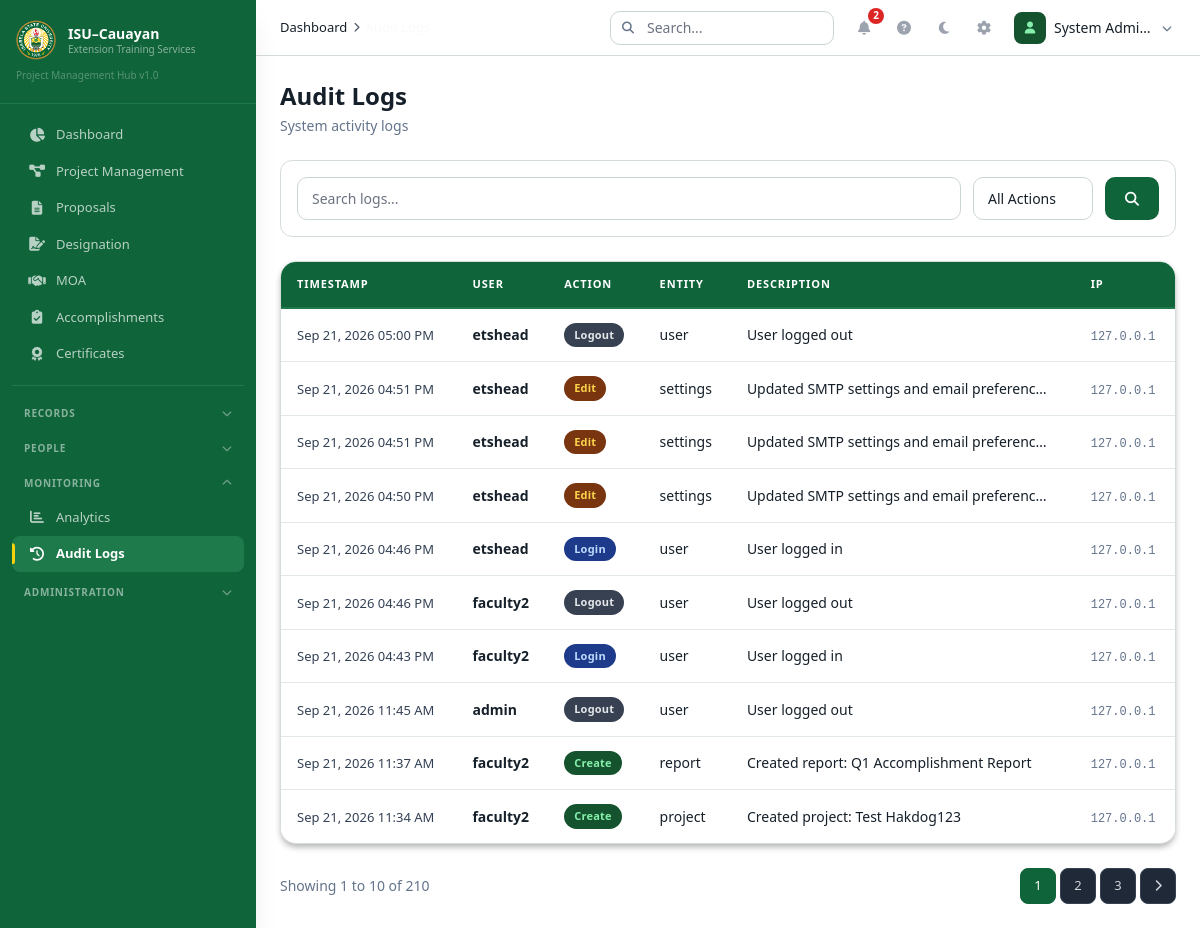
The app's page /index.php?module=audit-logs (signed in) with its own data.
### tables this page shows
CREATE TABLE `audit_logs` (
  `id` int(11) NOT NULL,
  `user_id` int(11) DEFAULT NULL,
  `action` varchar(50) NOT NULL,
  `entity_type` varchar(50) DEFAULT NULL,
  `entity_id` int(11) DEFAULT NULL,
  `description` text DEFAULT NULL,
  `old_values` longtext DEFAULT NULL CHECK (json_valid(`old_values`)),
  `new_values` longtext DEFAULT NULL CHECK (json_valid(`new_values`)),
  `ip_address` varchar(45) DEFAULT NULL,
  `user_agent` varchar(500) DEFAULT NULL,
  `is_override` tinyint(1) NOT NULL DEFAULT 0,
  `created_at` datetime NOT NULL DEFAULT current_timestamp()
);

CREATE TABLE `users` (
  `id` int(11) NOT NULL,
  `username` varchar(50) NOT NULL,
  `email` varchar(100) NOT NULL,
  `password` varchar(255) NOT NULL,
  `role` enum('admin','faculty','viewer') NOT NULL DEFAULT 'faculty',
  `is_active` tinyint(1) NOT NULL DEFAULT 1,
  `registration_status` enum('approved','pending','rejected') NOT NULL DEFAULT 'approved',
  `registration_reviewed_by` int(11) DEFAULT NULL,
  `registration_reviewed_at` datetime DEFAULT NULL,
  `registration_rejection_reason` varchar(500) DEFAULT NULL,
  `email_verified` tinyint(1) NOT NULL DEFAULT 0,
  `last_login` datetime DEFAULT NULL,
  `last_password_change` datetime DEFAULT NULL,
  `created_at` datetime NOT NULL DEFAULT current_timestamp(),
  `updated_at` datetime NOT NULL DEFAULT current_timestamp() ON UPDATE current_timestamp(),
  `deleted_at` datetime DEFAULT NULL
);

### controllers/Controllers.php (called while the page is built, shortened)
<?php
require_once __DIR__ . '/../config/helpers.php';
class AuditController {
    public function index() {
        $page = max(1, intval($_GET['page'] ?? 1));
        $limit = ITEMS_PER_PAGE;
        $offset = ($page - 1) * $limit;
        $where = " WHERE 1=1";
        $params = [];
        $countStmt = db()->prepare("SELECT COUNT(*) as count FROM audit_logs al LEFT JOIN users u ON al.user_id = u.id{$where}");
        $countStmt->execute($params);
        $total = $countStmt->fetch()['count'];
        $sql = "SELECT al.*, u.username FROM audit_logs al LEFT JOIN users u ON al.user_id = u.id{$where} ORDER BY al.created_at DESC LIMIT ? OFFSET ?";
        $params[] = $limit; $params[] = $offset;
        $stmt = db()->prepare($sql);
        $stmt->execute($params);
        $result = ['data' => $stmt->fetchAll(), 'total' => $total];
        $totalPages = ceil($total / $limit);
        require_once __DIR__ . '/../layouts/header.php';
        require_once __DIR__ . '/../views/audit-logs/index.php';
        require_once __DIR__ . '/../layouts/footer.php';
    }
}

### config/helpers.php (called while the page is built, shortened)
<?php
require_once __DIR__ . '/Database.php';
function db() { return Database::getInstance()->getConnection(); }
function e($str) { return htmlspecialchars($str ?? '', ENT_QUOTES, 'UTF-8'); }
function getSetting($key, $default = '') {
    $stmt = db()->prepare("SELECT setting_value FROM settings WHERE setting_key = ?");
    $stmt->execute([$key]);
    $result = $stmt->fetch();
    return $result ? $result['setting_value'] : $default;
}

### config/Database.php (called while the page is built, shortened)
<?php
class Database {
    private static $instance = null;
    private $conn;
    private function __construct() {
        try {
            $dsn = "mysql:host=" . DB_HOST . ";dbname=" . DB_NAME . ";charset=" . DB_CHARSET;
            $this->conn = new PDO($dsn, DB_USER, DB_PASS, [
                PDO::ATTR_ERRMODE => PDO::ERRMODE_EXCEPTION,
                PDO::ATTR_DEFAULT_FETCH_MODE => PDO::FETCH_ASSOC,
                PDO::ATTR_EMULATE_PREPARES => false,
            ]);
        } catch (PDOException $e) {
            die("Database connection failed: " . $e->getMessage());
        }
    }
    public static function getInstance() {
        if (self::$instance === null) self::$instance = new self();
        return self::$instance;
    }
    public function getConnection() { return $this->conn; }
}

### views/audit-logs/index.php (the view, shortened to what this page needs)
<div class="flex flex-col md:flex-row md:items-center justify-between gap-4 mb-6">
    <div><h1 class="text-2xl font-bold text-[#F9FAFB]">Audit Logs</h1><p class="text-[#9CA3AF] text-sm mt-1">System activity logs</p></div>
</div>
<div class="filter-bar mb-6">
    <form method="GET" class="flex flex-col md:flex-row gap-3">
        <div class="flex-1"><input type="text" name="search" placeholder="Search logs..." value="<?= e($_GET['search'] ?? '') ?>" class="filter-input"></div>
        <select name="action" class="filter-select"><option value="">All Actions</option></select>
        <button type="submit" class="btn-primary"><i class="fas fa-search"></i></button>
    </form>
</div>
<div class="data-table-container">
    <?php if(empty($result['data'])): ?><div class="empty-state"><div class="empty-state-icon"><i class="fas fa-history"></i></div><h3 class="empty-state-title">No logs found</h3></div>
    <?php else: ?><div class="overflow-x-auto"><table class="data-table"><thead><tr><th>Timestamp</th><th>User</th><th>Action</th><th>Entity</th><th>Description</th><th>IP</th></tr></thead><tbody>
        <?php foreach($result['data'] as $i=>$log): ?><tr class="animate-row" style="animation-delay:<?= $i*0.03 ?>s">
            <td data-label="Time"><span class="table-date"><?= date('M d, Y h:i A',strtotime($log['created_at'])) ?></span></td>
            <td data-label="User"><span class="table-title"><?= e($log['username'] ?? 'System') ?></span></td>
            <td data-label="Action"><span class="badge <?php $ac=['login'=>'badge-submitted','create'=>'badge-approved','edit'=>'badge-pending','delete'=>'badge-rejected','approve'=>'badge-approved','reject'=>'badge-rejected']; echo $ac[$log['action']]??'badge-draft'; ?>"><?= ucfirst($log['action']) ?></span></td>
            <td data-label="Entity"><span class="text-[#D1D5DB]"><?= e($log['entity_type'] ?? '-') ?></span></td>
            <td data-label="Description"><span class="text-[#D1D5DB] max-w-[300px] truncate block"><?= e($log['description'] ?? '-') ?></span></td>
            <td data-label="IP"><span class="text-[#6B7280] font-mono text-xs"><?= e($log['ip_address'] ?? '-') ?></span></td>
        </tr><?php endforeach; ?>
    </tbody></table></div><?php endif; ?>
</div>
<?php if($totalPages>1): ?><div class="flex items-center justify-between mt-6"><p class="text-sm text-[#9CA3AF]">Showing <?= ($page-1)*$limit+1 ?> to <?= min($page*$limit,$result['total']) ?> of <?= $result['total'] ?></p><div class="pagination"><?php if($page>1): ?><a href="?module=audit-logs&page=<?= $page-1 ?>" class="pagination-btn"><i class="fas fa-chevron-left text-xs"></i></a><?php endif; ?><?php for($i=max(1,$page-2);$i<=min($totalPages,$page+2);$i++): ?><a href="?module=audit-logs&page=<?= $i ?>" class="pagination-btn <?= $i===$page?'active':'' ?>"><?= $i ?></a><?php endfor; ?><?php if($page<$totalPages): ?><a href="?module=audit-logs&page=<?= $page+1 ?>" class="pagination-btn"><i class="fas fa-chevron-right text-xs"></i></a><?php endif; ?></div></div><?php endif; ?>

### records on screen
audit_logs: created_at "Sep 21, 2026 05:00 PM", user.username "etshead", action "Logout", entity_type "user", description "User logged out", ip_address "127.0.0.1"
audit_logs: created_at "Sep 21, 2026 04:51 PM", user.username "etshead", action "Edit", entity_type "settings", description "Updated SMTP settings and email preferenc…", ip_address "127.0.0.1"
audit_logs: created_at "Sep 21, 2026 04:51 PM", user.username "etshead", action "Edit", entity_type "settings", description "Updated SMTP settings and email preferenc…", ip_address "127.0.0.1"
audit_logs: created_at "Sep 21, 2026 04:50 PM", user.username "etshead", action "Edit", entity_type "settings", description "Updated SMTP settings and email preferenc…", ip_address "127.0.0.1"
audit_logs: created_at "Sep 21, 2026 04:46 PM", user.username "etshead", action "Login", entity_type "user", description "User logged in", ip_address "127.0.0.1"
audit_logs: created_at "Sep 21, 2026 04:46 PM", user.username "faculty2", action "Logout", entity_type "user", description "User logged out", ip_address "127.0.0.1"
audit_logs: created_at "Sep 21, 2026 04:43 PM", user.username "faculty2", action "Login", entity_type "user", description "User logged in", ip_address "127.0.0.1"
audit_logs: created_at "Sep 21, 2026 11:45 AM", user.username "admin", action "Logout", entity_type "user", description "User logged out", ip_address "127.0.0.1"
audit_logs: created_at "Sep 21, 2026 11:37 AM", user.username "faculty2", action "Create", entity_type "report", description "Created report: Q1 Accomplishment Report", ip_address "127.0.0.1"
audit_logs: created_at "Sep 21, 2026 11:34 AM", user.username "faculty2", action "Create", entity_type "project", description "Created project: Test Hakdog123", ip_address "127.0.0.1"

### other values on screen
$item['label'] "Dashboard"
$item['label'] "Project Management"
$item['label'] "Proposals"
$item['label'] "Designation"
$item['label'] "MOA"
$item['label'] "Accomplishments"
$item['label'] "Certificates"
$group['label'] "RECORDS"
$group['label'] "PEOPLE"
$group['label'] "MONITORING"
$item['label'] "Analytics"
$item['label'] "Audit Logs"
$group['label'] "ADMINISTRATION"
$crumb['label'] "Dashboard"
$notifCount "2"
